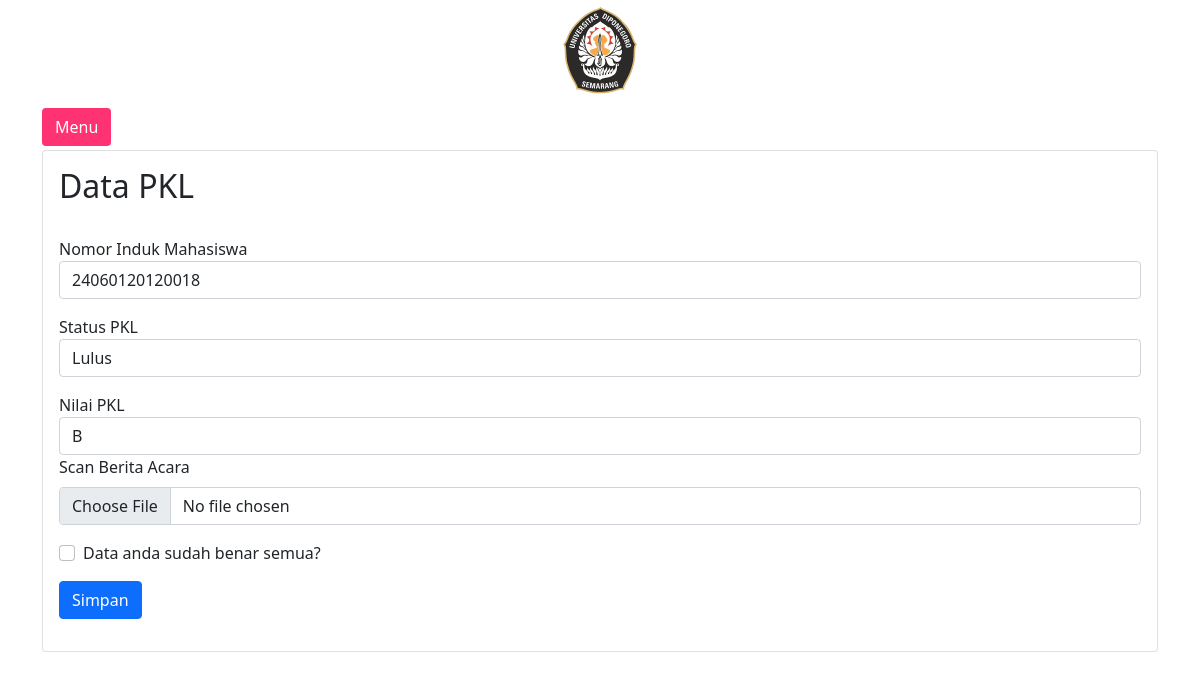
Page /Mahasiswa/datapkl.php?email_mhs=fedro@mahasiswa.com (signed in) on the committed database.
### tables this page shows
CREATE TABLE `mahasiswa` (
  `NIM` bigint(200) NOT NULL,
  `nama_mhs` varchar(50) NOT NULL,
  `no_hp_mhs` varchar(15) NOT NULL,
  `angkatan` varchar(4) NOT NULL,
  `jalur_masuk` varchar(10) NOT NULL,
  `email_mhs` varchar(50) NOT NULL,
  `password_mhs` varchar(20) NOT NULL,
  `alamat_mhs` varchar(100) NOT NULL,
  `status_mhs` varchar(15) NOT NULL,
  `foto_profil` varchar(100) NOT NULL
);

CREATE TABLE `pkl` (
  `nim_mhs` varchar(20) NOT NULL,
  `status_pkl` varchar(20) NOT NULL,
  `nilai_pkl` varchar(1) NOT NULL,
  `ba_pkl` varchar(102) NOT NULL
);

### Mahasiswa/datapkl.php (the view, shortened to what this page needs)
<?php
require_once('../db_connect.php');
?>
<?php
$email = $_SESSION['username'];
$query = 'SELECT * FROM mahasiswa WHERE email_mhs="' . $email . '"';
$result = $koneksi->query($query);
if ($result->num_rows > 0) {
  while ($row = $result->fetch_assoc()) {
    $nim = $row['NIM'];
  }
}
$query2 = 'SELECT * FROM pkl WHERE nim_mhs="' . $nim . '"';
$result2 = $koneksi->query($query2);
if ($result2->num_rows > 0) {
  while ($row = $result2->fetch_assoc()) {
    $status_skripsi = $row['status_pkl'];
    $nilai_pkl = $row['nilai_pkl'];
  }
}
?>
<!DOCTYPE html>
<html lang="en">
<head>
  <link rel="stylesheet" href="https://stackpath.bootstrapcdn.com/bootstrap/5.0.0-alpha2/css/bootstrap.min.css" />
</head>
<body>
  <div class="foto text-center">
    <img src="logoundip.png" alt="" class="logo" width="100px" />
  </div>
  <section class="p-1 my-container">
    <div class="container m-p-0">
      <button class="btn my-1" id="menu-btn">Menu</button>
      <div class="card">
        <div class="card-body">
          <h2>Data PKL</h2>
          <br>
          <form method="POST" autocomplete="on" action="<?php echo htmlspecialchars(
                                                          $_SERVER['PHP_SELF']
                                                        ); ?>">
            <div class="form-group mb-3">
              <label for="nim_mhs">Nomor Induk Mahasiswa</label>
              <input type="text" class="form-control" name="nim_mhs" id="nim_mhs" value="<?= $nim ?>">
            </div>
            <div class="form-group mb-3">
              <label for="status_pkl">Status PKL</label>
              <input type="text" class="form-control" name="status_pkl" id="status_pkl" value="<?= $status_skripsi ?>">
            </div>
            <div class="form-group mb-3">
              <label for="nilai_pkl">Nilai PKL</label>
              <input type="text" class="form-control" name="nilai_pkl" id="nilai_pkl" value="<?= $nilai_pkl ?>">
              <div class="form-group mb-3">
                <label for="ba_pkl" class="form-label">Scan Berita Acara</label>
                <input class="form-control" type="file" id="ba_pkl" name="ba_pkl" />
              </div>
              <div class="mb-3 form-check">
                <input type="checkbox" class="form-check-input" id="exampleCheck1" />
                <label class="form-check-label" for="exampleCheck1">Data anda sudah benar semua?</label>
              </div>
              <button type="submit" name="submit" value="submit" class="btn btn-primary">Simpan</button>
          </form>
        </div>
      </div>
    </div>
  </section>
</body>
</html>

### Mahasiswa/datapkl.php (style rules this page uses)
* { margin: 0; }
body { min-height: 100vh; background-color: #fff; }
.my-container { transition: 0.4s; }
#menu-btn { background-color: #ff3273; color: #fff; }

### rows in the picture
mahasiswa: nim_mhs "24060120120018"
pkl: status_pkl "Lulus", nilai_pkl "B"
